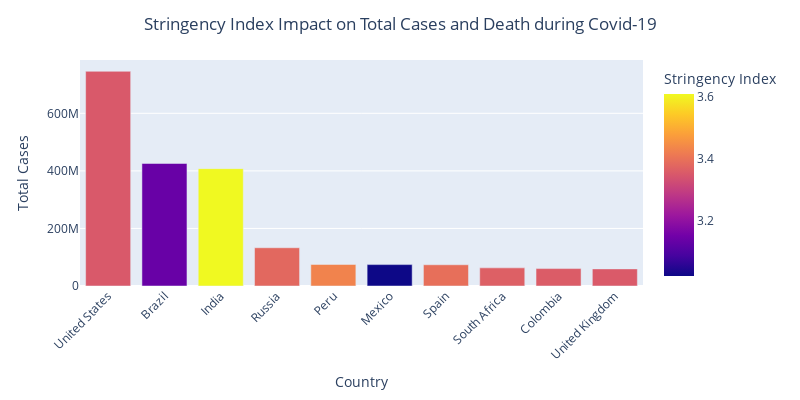

Notebook source saved alongside this figure:
### Markdown cell above
* **Stringency Index impact on Total Deaths and Total Cases among countries**

We analyze the impact of Covid-19 against the Stringency Index.
`The stringency index`: is a composite measure.
Based on nine response indicators including school. closures,
workplace closures, and travel bans, rescaled to a value from 0 to 100 (100 = strictest)

### Code cell
fig = px.bar(sorted_data, x = 'Country', y = 'Total Cases', hover_data = ['Population', 'Total Deaths', 'Date'], color = 'Stringency Index')
fig.update_layout(title = 'Stringency Index Impact on Total Cases and Death during Covid-19', title_x = 0.5, xaxis_tickangle = -45, height = 400, width = 800)
fig.show()

### Figure 1 — Plotly figure (JSON) as saved in the notebook; plotly's stock layout.template omitted (floating-point values rounded to 4 significant figures)
{"data": [{"alignmentgroup": "True", "customdata": [[19.62, 26477574, "2020-07-18"], [19.17, 14340567, "2020-01-27"], [21.05, 7247327, "2020-03-30"], [18.8, 2131571, "2020-06-05"], [17.31, 3020038, "2020-05-29"], [18.67, 7295850, "2020-05-04"], [17.66, 5510624, "2020-06-26"], [17.9, 1357682, "2020-06-23"], [17.75, 1936134, "2020-02-11"], [18.03, 7249573, "2020-07-17"]], "hovertemplate": "Country=%{x}<br>Total Cases=%{y}<br>Population=%{customdata[0]}<br>Total Deaths=%{customdata[1]}<br>Date=%{customdata[2]}<br>Stringency Index=%{marker.color}<extra></extra>", "legendgroup": "", "marker": {"color": [3.351, 3.136, 3.611, 3.38, 3.43, 3.019, 3.394, 3.364, 3.358, 3.354], "coloraxis": "coloraxis", "pattern": {"shape": ""}}, "name": "", "offsetgroup": "", "orientation": "v", "showlegend": false, "textposition": "auto", "type": "bar", "x": ["United States", "Brazil", "India", "Russia", "Peru", "Mexico", "Spain", "South Africa", "Colombia", "United Kingdom"], "xaxis": "x", "y": [746014098, 425704517, 407771615, 132888951, 74882695, 74347548, 73717676, 63027659, 60543682, 59475032], "yaxis": "y"}], "layout": {"barmode": "relative", "coloraxis": {"colorbar": {"title": {"text": "Stringency Index"}}, "colorscale": [[0, "#0d0887"], [0.1111, "#46039f"], [0.2222, "#7201a8"], [0.3333, "#9c179e"], [0.4444, "#bd3786"], [0.5556, "#d8576b"], [0.6667, "#ed7953"], [0.7778, "#fb9f3a"], [0.8889, "#fdca26"], [1, "#f0f921"]]}, "height": 400, "legend": {"tracegroupgap": 0}, "margin": {"t": 60}, "title": {"text": "Stringency Index Impact on Total Cases and Death during Covid-19", "x": 0.5}, "width": 800, "xaxis": {"anchor": "y", "domain": [0, 1], "tickangle": -45, "title": {"text": "Country"}}, "yaxis": {"anchor": "x", "domain": [0, 1], "title": {"text": "Total Cases"}}}}
